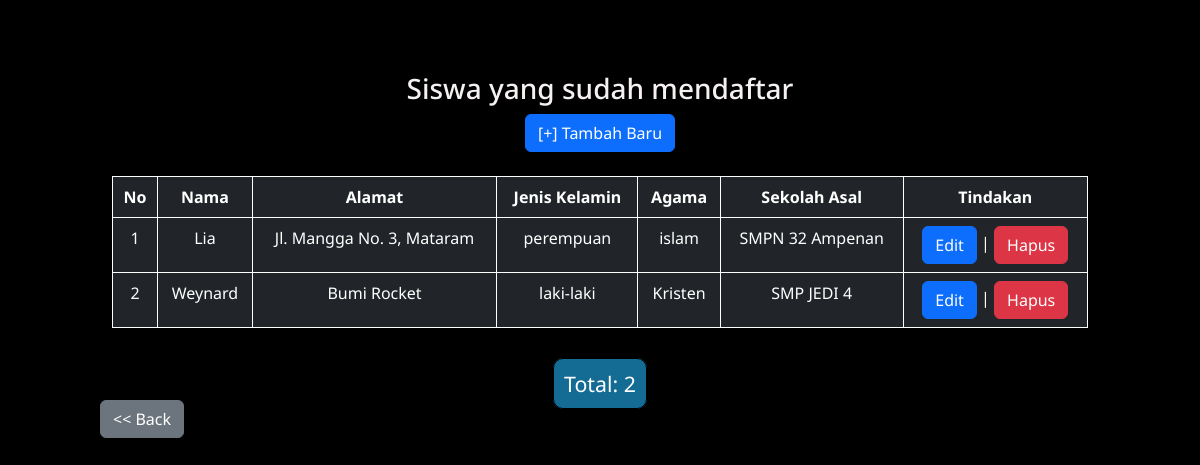
Page /list-siswa.php on the committed database.
### tables this page shows
CREATE TABLE `calon_siswa` (
  `id` int(11) NOT NULL,
  `nama` varchar(64) NOT NULL,
  `alamat` varchar(255) NOT NULL,
  `jenis_kelamin` varchar(16) NOT NULL,
  `agama` varchar(16) NOT NULL,
  `sekolah_asal` varchar(64) NOT NULL
);

### list-siswa.php (the view, shortened to what this page needs)
<?php include("config.php"); ?>
<!DOCTYPE html>
<html lang="en">
<head>
    <link href="https://cdn.jsdelivr.net/npm/bootstrap@5.3.0-alpha3/dist/css/bootstrap.min.css" rel="stylesheet">
    <link rel="stylesheet" href="css/style.css">
</head>
<body>
    <div class="container">
        <br><br><br>
        <header>
            <h3>Siswa yang sudah mendaftar</h3>
        </header>
        <nav>
            <a href="form-daftar.php" class="btn btn-primary">[+] Tambah Baru</a>
        </nav>
        <br>
        <table class="table table-dark table-hover table-bordered border-white">
            <thead>
                <tr>
                    <th>No</th>
                    <th>Nama</th>
                    <th>Alamat</th>
                    <th>Jenis Kelamin</th>
                    <th>Agama</th>
                    <th>Sekolah Asal</th>
                    <th>Tindakan</th>
                </tr>
            </thead>
            <tbody>
                <?php
                $sql = "SELECT * FROM calon_siswa";
                $query = mysqli_query($db, $sql);
                while ($siswa = mysqli_fetch_array($query)) {
                    echo "<tr>";
                    echo "<td>" . $siswa['id'] . "</td>";
                    echo "<td>" . $siswa['nama'] . "</td>";
                    echo "<td>" . $siswa['alamat'] . "</td>";
                    echo "<td>" . $siswa['jenis_kelamin'] . "</td>";
                    echo "<td>" . $siswa['agama'] . "</td>";
                    echo "<td>" . $siswa['sekolah_asal'] . "</td>";
                    echo "<td>";
                    echo "<a href='form-edit.php?id=" . $siswa['id'] . "' class='btn btn-primary'>Edit</a> | ";
                    echo "<a href='hapus.php?id=" . $siswa['id'] . "' class='btn btn-danger'>Hapus</a>";
                    echo "</td>";
                    echo "</tr>";
                }
                ?>
            </tbody>
        </table>
        <br>
        <p class="total">Total: <?php echo mysqli_num_rows($query) ?></p>
    </div>
    <a href="./" class="btn btn-secondary">
        << Back</a>
</body>
</html>

### css/style.css (style rules this page uses)
:root { --primary: #f6f1f1; --secondary: #19a7ce; --tertiary: #146c94; --bg: #000000; }
* { margin: 0; padding: 0 50px; box-sizing: border-box; outline: none; border: none; text-decoration: none; }
body { font-family: "Noto Sans", sans-serif; background-color: var(--bg); color: var(--primary); }
.container { text-align: center; align-items: center; justify-content: center; }
.total { display: inline; font-size: 16pt; border: 1px solid black; background-color: var(--tertiary); color: white; padding: 10px; border-radius: 10px; }

### rows in the picture
calon_siswa: id "1", nama "Lia", alamat "Jl. Mangga No. 3, Mataram", jenis_kelamin "perempuan", agama "islam", sekolah_asal "SMPN 32 Ampenan"
calon_siswa: id "2", nama "Weynard", alamat "Bumi Rocket", jenis_kelamin "laki-laki", agama "Kristen", sekolah_asal "SMP JEDI 4"

### other values in the picture
mysqli_num_rows($query) "2"
